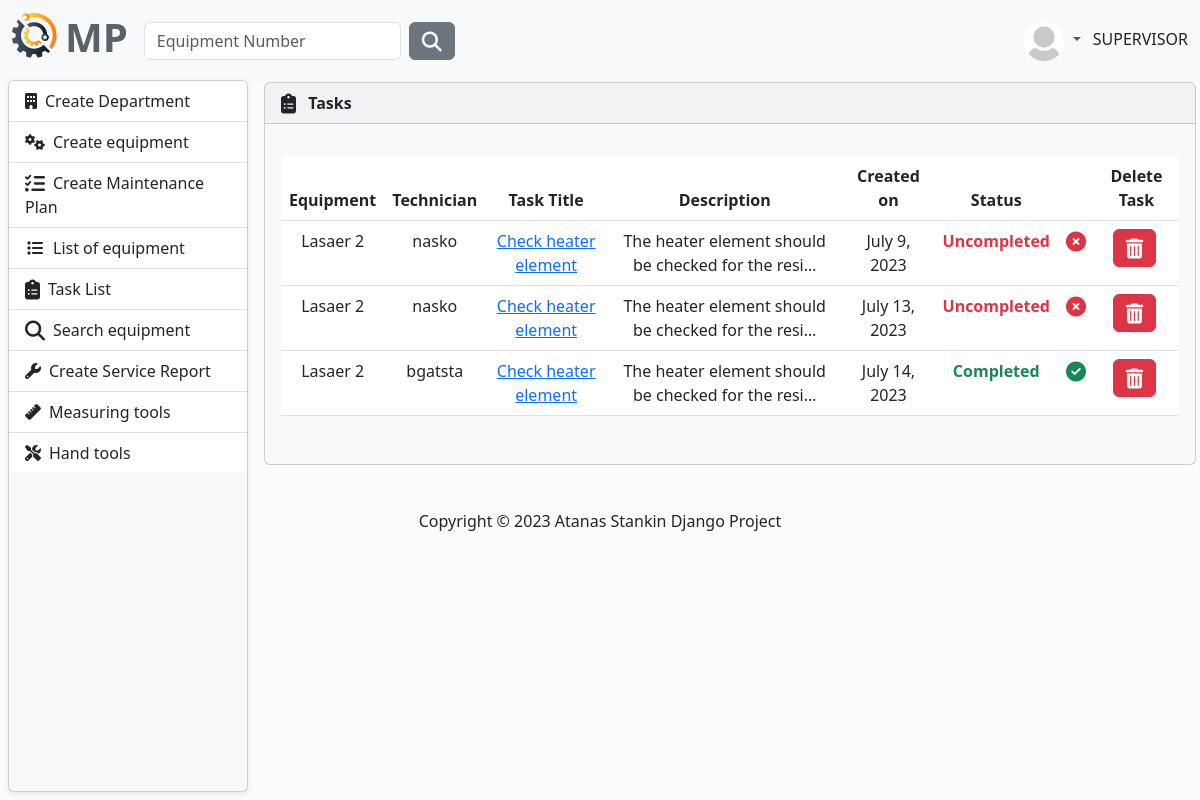
Screenshot of /task/all-tasks/ (signed in) with the database file from the repository.
### MaintenancePlanner/accounts/models.py (models this page shows, shortened)
class AppUser(AbstractUser, PermissionsMixin):
    first_name = models.CharField(
        max_length=30,
        validators=[
            MinLengthValidator(2),
            user_name_validator,
        ]
    )
    last_name = models.CharField(
        max_length=30,
        validators=[
            MinLengthValidator(2),
            user_name_validator,
        ]
    )
    email = models.EmailField(unique=True)
    class Role(models.TextChoices):
        MANAGER = "MANAGER", 'Manager'
        SUPERVISOR = "SUPERVISOR", 'Supervisor'
        OPERATOR = "OPERATOR", 'Operator'
    role = models.CharField(max_length=50, choices=Role.choices)

class Profile(models.Model):
    user = models.OneToOneField(AppUser, on_delete=models.CASCADE)
    image = models.ImageField(
        default='images/default.jpg',
        null=True,
        blank=True,
        upload_to='images/'
    )

### MaintenancePlanner/task/models.py (models this page shows, shortened)
class Task(models.Model):
    technician = models.ForeignKey(UserModel, on_delete=models.CASCADE)
    equipment = models.ForeignKey(
        to=Equipment,
        on_delete=models.CASCADE,
    )
    title = models.CharField(
        max_length=256,
    )
    description = models.TextField(null=True, blank=True)
    complete = models.BooleanField(default=False)
    created_on = models.DateField(auto_now_add=True)
    class Meta:
        ordering = ['complete']

### MaintenancePlanner/equipment/models.py (models this page shows)
class Equipment(models.Model):
    description = models.CharField(
        max_length=30,
        validators=[equipment_name_validator],
    )
    type = models.CharField(
        max_length=30,
        choices=TYPE_OF_EQUIPMENT
    )
    acquisition_date = models.DateField(
        blank=True,
        null=True,
        verbose_name='Acquisition Date',
    )
    acquisition_value = models.FloatField(
        blank=True,
        null=True,
        verbose_name='Acquisition Value',
    )
    currency_code = models.CharField(
        max_length=10,
        choices=CURRENCY_CHOICES,
        default='EUR',
    )
    year_of_manufacture = models.PositiveIntegerField(
        verbose_name='Year of Manufacture',
        null=True,
        blank=True,
    )
    manufacturer = models.CharField(
        max_length=30,
        blank=True,
        null=True,
    )
    model_number = models.CharField(
        max_length=30,
        blank=True,
        null=True,
        verbose_name='Model Number'
    )
    part_number = models.CharField(
        max_length=30,
        blank=True,
        null=True,
        verbose_name='Manufacturer Part Number',
    )
    serial_number = models.CharField(
        max_length=30,
        blank=True,
        null=True,
        verbose_name='Manufacturer Serial Number',
    )
    plant = models.ForeignKey(
        to=Plant,
        on_delete=models.CASCADE)
    department = models.ForeignKey(
        to=Department,
        on_delete=models.CASCADE)
    def __str__(self):
        return self.description

### MaintenancePlanner/task/views.py (the view)
# urls.py: path('all-tasks/', AllTasksList.as_view(), name='all-tasks'),
class AllTasksList(LoginRequiredMixin, AllowedUsersMixin, ListView):
    allowed_roles = ['MANAGER', 'SUPERVISOR']
    model = Task
    context_object_name = 'tasks'
    template_name = 'all-tasks.html'
    ordering = ['equipment', 'technician']

### MaintenancePlanner/accounts/mixins.py (called while the page is built)
    def dispatch(self, request, *args, **kwargs):
        if request.user.role in self.allowed_roles:
            return super().dispatch(request, *args, **kwargs)
        else:
            return redirect('home-page')

### MaintenancePlanner/task/templates/all-tasks.html (shortened to what this page needs)
{% extends "base.html" %}
{% block content %}
    <article>
        {% if tasks %}
            <div class="card bg-light ms-1 me-4 mb-4 mt-0">
                <div class="card-header">
                    <i class="fa-solid fa-clipboard-list fa-lg me-2"></i>
                    <strong>Tasks</strong>
                </div>
                <div class="card-body">
                    <p class="card-text">
                    <div class="table-responsive">
                        <table class="table table-hover">
                            <thead class="text-center">
                            <tr>
                                <th scope="col">Equipment</th>
                                <th scope="col">Technician</th>
                                <th scope="col">Task Title</th>
                                <th scope="col">Description</th>
                                <th scope="col">Created on</th>
                                <th scope="col">Status</th>
                                <th scope="col"></th>
                                <th scope="col">Delete Task</th>
                            </tr>
                            </thead>
                            <tbody class="text-center">
                            {% for task in  tasks %}
                                <tr>
                                    <td>
                                        {{ task.equipment }}
                                    </td>
                                    <td>
                                        {{ task.technician }}
                                    </td>
                                    <td>
                                        <a class="link-primary" href="{% url 'update-task' task.id %}">
                                            {{ task.title }}
                                        </a>
                                    </td>
                                    <td>{{ task.description|truncatechars:50 }}</td>
                                    <td>{{ task.created_on }}</td>
                                    <td>{% if task.complete %}
                                        <span class="text-success fw-bold">Completed</span>
                                    {% else %}
                                        <span class="text-danger fw-bold">Uncompleted</span>
                                    {% endif %}</td>
                                    <td>
                                        {% if task.complete %}
                                            <i class="fa-regular fa-circle-check fa-lg fw-bold text-success"></i>
                                        {% else %}
                                            <i class="fa-solid fa-circle-xmark fa-lg fw-bold text-danger"></i>
                                        {% endif %}
                                    </td>
                                <td>
                                    <button type="button" class="btn btn-danger me-1"
                                                href="{% url 'delete-task' task.id %}"
                                                data-bs-toggle="modal"
                                                data-bs-target="#myModal2{{ task.id }}">
                                            <i class="fa-solid fa-trash-can fa-lg"></i>
                                        </button>
                                </td>
                                </tr>
                            {% endfor %}
                            </tbody>
                        </table>
                    </div>
                    </p>
                </div>
            </div>
        {% endif %}
    </article>
{% endblock %}

### templates/partials/navbar.html (shortened to what this page needs)
{% load static %}
<nav class="navbar navbar-expand-lg bg-light" data-bs-theme="light">
    <div class="container-fluid">
        <a class="navbar-brand" href="{% url 'home-page' %}">
            <ul class="navbar-nav ms-auto d-flex flex-row">
                <li><img class="logo me-2" src="{% static 'img/logo.png' %}" alt="logo"></li>
                <li><h1 style="color: #5a6268; font-weight: bold">MP</h1></li>
            </ul>
        </a>
        <div class="collapse navbar-collapse" id="navbarColor01">
            {% if user.is_authenticated %}
                <form class="d-flex" method=POST action="{% url 'search-equipment' %}">
                    <input class="form-control me-sm-2" type="search" placeholder="Equipment Number"
                           name="number">
                    <button class="btn btn-secondary my-2 my-sm-0" type="submit"><i
                            class="fa-solid fa-magnifying-glass fa-lg"></i></button>
                </form>
            {% endif %}
            <ul class="navbar-nav ms-auto d-flex flex-row">
                {% if not request.user.is_authenticated %}
                    <li class="nav-item">
                        <a class="nav-link" href="{% url 'login' %}"><i
                                class="fa-solid fa-right-to-bracket fa-lg me-2"></i>Sig In
                        </a>
                    </li>
                {% else %}
                    <li class="nav-item dropdown">
                        <div class="btn-group dropdown">
                            <a class="nav-link dropdown-toggle" data-bs-toggle="dropdown" href="#" role="button"
                               aria-haspopup="true" aria-expanded="false">
                                {% if user.profile.image %}
                                    <img src="{{ user.profile.image.url }}" class="rounded-circle" height="40"
                                         loading="lazy"/>
                                {% else %}
                                    <img src="{% static 'img/profile-img.png' %}" class="rounded-circle" height="40"
                                         loading="lazy"/>
                                {% endif %}
                            </a>
                        </div>
                        {{ request.user.role }}
                    </li>
                {% endif %}
            </ul>
        </div>
    </div>
</nav>

### static/css/layout.css (style rules this page uses)
body { background-color: #fbfbfb; }
article { grid-area: content; margin-left: 20px; width: 100%; }

### static/css/side-bar.css (style rules this page uses)
body { background-color: #fbfbfb; }

### rows the page displays
AppUser: profile.image (placeholder picture), user.role "SUPERVISOR"
Task: equipment "Lasaer 2", technician "nasko", title "Check heater element", description "The heater element should be checked for the resi…", created_on "July 9, 2023", complete "Uncompleted"
Task: equipment "Lasaer 2", technician "nasko", title "Check heater element", description "The heater element should be checked for the resi…", created_on "July 13, 2023", complete "Uncompleted"
Task: equipment "Lasaer 2", technician "bgatsta", title "Check heater element", description "The heater element should be checked for the resi…", created_on "July 14, 2023", complete "Completed"
